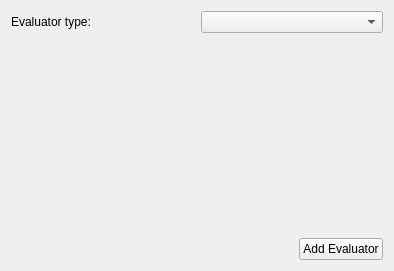
<?xml version="1.0" encoding="UTF-8"?>
<ui version="4.0">
 <class>TemplateValueEvaluatorCreatorWidget</class>
 <widget class="QWidget" name="TemplateValueEvaluatorCreatorWidget">
  <property name="geometry">
   <rect>
    <x>0</x>
    <y>0</y>
    <width>394</width>
    <height>271</height>
   </rect>
  </property>
  <property name="windowTitle">
   <string>Form</string>
  </property>
  <layout class="QVBoxLayout" name="verticalLayout">
   <item>
    <layout class="QHBoxLayout" name="horizontalLayout">
     <property name="spacing">
      <number>7</number>
     </property>
     <item>
      <widget class="QLabel" name="EvaluatorTypeLabel">
       <property name="text">
        <string>Evaluator type:</string>
       </property>
      </widget>
     </item>
     <item>
      <widget class="QComboBox" name="EvaluatorTypeComboBox"/>
     </item>
    </layout>
   </item>
   <item>
    <widget class="QWidget" name="SpecificValueEvaluatorCreatorWidget" native="true">
     <layout class="QVBoxLayout" name="verticalLayout_2">
      <item>
       <widget class="QWidget" name="widget" native="true">
        <property name="sizePolicy">
         <sizepolicy hsizetype="MinimumExpanding" vsizetype="Expanding">
          <horstretch>0</horstretch>
          <verstretch>0</verstretch>
         </sizepolicy>
        </property>
       </widget>
      </item>
     </layout>
    </widget>
   </item>
   <item>
    <layout class="QHBoxLayout" name="horizontalLayout_2">
     <item>
      <spacer name="horizontalSpacer">
       <property name="orientation">
        <enum>Qt::Horizontal</enum>
       </property>
       <property name="sizeHint" stdset="0">
        <size>
         <width>40</width>
         <height>20</height>
        </size>
       </property>
      </spacer>
     </item>
     <item>
      <widget class="QPushButton" name="AddEvaluatorPushButton">
       <property name="text">
        <string>Add Evaluator</string>
       </property>
      </widget>
     </item>
    </layout>
   </item>
  </layout>
 </widget>
 <resources/>
 <connections/>
</ui>
